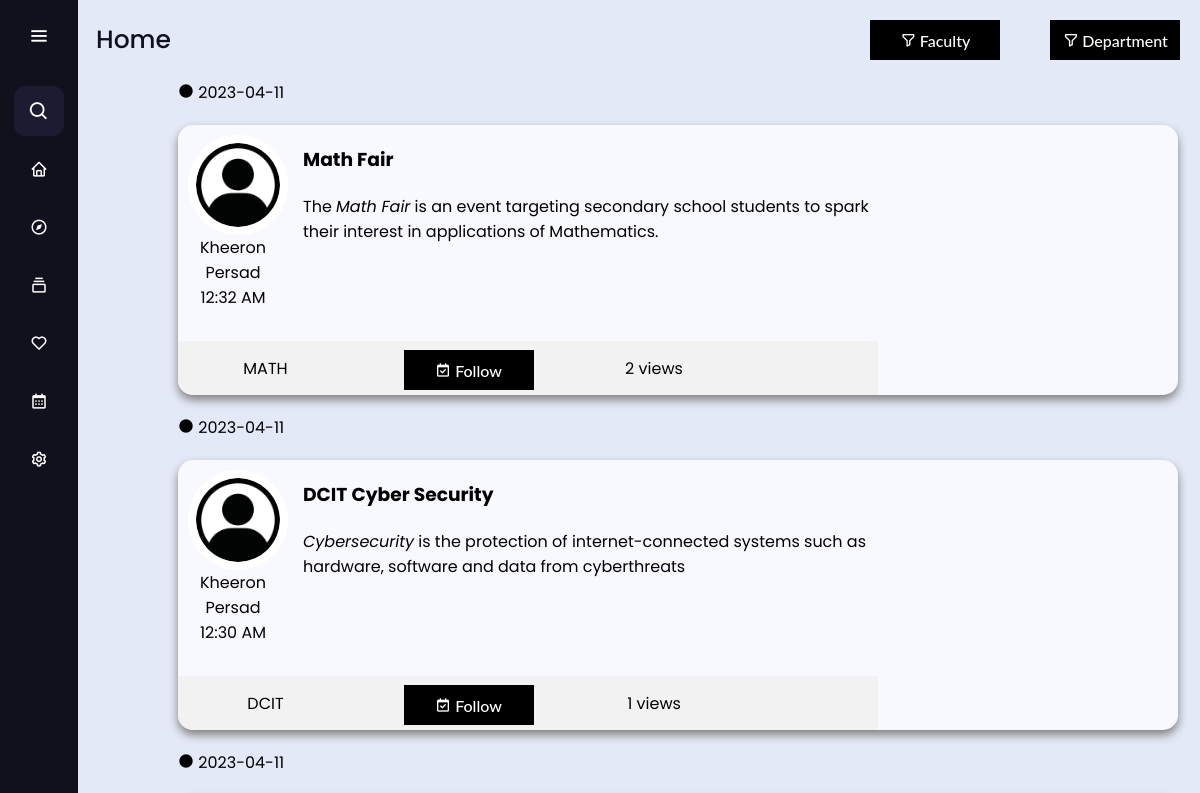
Page / (signed in, upper part) on the earlier database version.
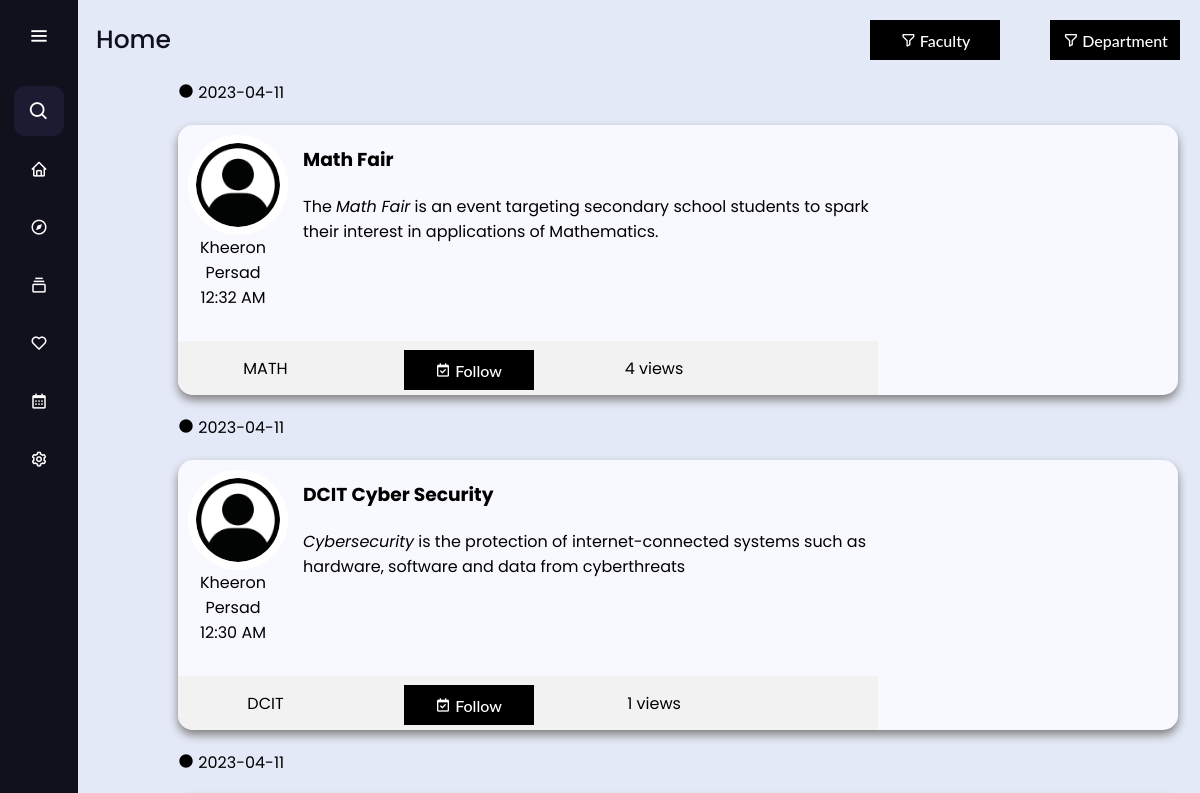
Same page on the later database version.
### App/models.py (models this page shows, shortened)
class Post(db.Model):
  id = db.Column(db.Integer, primary_key=True, autoincrement=True)
  bID = db.Column(db.Integer, db.ForeignKey('board.id'), nullable=False)
  owner = db.Column(db.Integer, db.ForeignKey('user.id'))
  ownerName = db.Column(db.String(64), nullable=False)
  title = db.Column(db.String(64), nullable=False)
  message = db.Column(db.String(2048), nullable=False)
  faculty = db.Column(db.String(8), nullable=False)
  dept = db.Column(db.String(8), nullable=True)
  dateCreated = db.Column(db.DateTime, nullable=False, default=datetime.utcnow)
  image = db.Column(db.Boolean)
  imageLocation = db.Column(db.String(256), nullable=True)
  event = db.Column(db.Boolean)
  startDate = db.Column(db.Date,  default=date.today, index=True)
  endDate = db.Column(db.Date,  default=date.today, index=True)
  schedulePostDate = db.Column(db.DateTime,  default=datetime.utcnow, index=True)
  scheduledDeleteDate = db.Column(db.DateTime,  default=datetime.utcnow, index=True, nullable=True)
  viewCount = db.Column(db.Integer, nullable=True, default = 0)

class Board(db.Model):
  id = db.Column(db.Integer, primary_key=True, autoincrement=True)
  title = db.Column(db.String(64), nullable=False)
  faculty = db.Column(db.String(8), nullable=False)
  dept = db.Column(db.String(8), nullable=True)
  image = db.Column(db.Boolean)
  imageLocation = db.Column(db.String(256), nullable=True)
  subscribers = db.Column(db.Integer, nullable=True, default = 1)
  posts = db.relationship('Post', backref='b')
  def toDict(self):
    return{
      "id": self.id,
      "title": self.title,
      "faculty": self.faculty,
      "dept": self.dept,
      "image": self.image,
      "imageLocation": self.imageLocation,
      "subscribers": self.subscribers
    }

### App/app.py (the view)
@app.route('/')
@app.route('/|<sortF>', methods=['GET', 'POST'])
@app.route('/|<sortF>,<sortD>', methods=['GET', 'POST'])
def home(sortF = None, sortD = None):
  if (current_user.is_authenticated):
    currentSysDateTime = datetime.datetime.now()
    boards = RetrieveAllBoards()
    faculty = RetrieveFacultyList()
    department = RetrieveDepartmentList()
    feed = Post.query.filter(Post.schedulePostDate<=currentSysDateTime, Post.scheduledDeleteDate>=currentSysDateTime)
    feed = feed.order_by(Post.schedulePostDate.desc())
    for post in feed:
     print(post)
    return render_template('index.html',
      posts=feed,
      boards=boards,
      sortF=sortF,
      sortD=sortD,
      faculty=faculty,
      department=department
    )
  else:
    return redirect(url_for('login'))

### App/app.py (called while the page is built)
@login_manager.user_loader
def load_user(user_id):
  return User.query.get(int(user_id))

@app.context_processor
def base():
  searchPost = SearchForm()
  return dict(form=searchPost)

def RetrieveAllBoards():
  list = Board.query.all()
  list = [entry.toDict() for entry in list]
  return list

def RetrieveFacultyList():
  list = Faculty.query.all()
  list = [entry.toDict() for entry in list]
  return list

def RetrieveDepartmentList():
  list = FacultyDept.query.all()
  list = [entry.toDict() for entry in list]
  return list

### App/models.py (called while the page is built)
  def toDict(self):
    return{
      "id": self.id,
      "title": self.title,
      "label": self.label
    }

  def toDict(self):
    return{
      "id": self.id,
      "faculty": self.faculty,
      "fLabel": self.fLabel,
      "department": self.department,
      "dLabel": self.dLabel
    }

### App/templates/index.html (shortened to what this page needs)
<!DOCTYPE html>
<html lang="en" dir="ltr">
<head>
  <link rel="stylesheet" href="./static/css/test.css">
  <link href="static/css/post.css" rel="stylesheet" type="text/css" />
  <link href='https://unpkg.com/boxicons@2.0.7/css/boxicons.min.css' rel='stylesheet'>
</head>
<body>
  <div class="sidebar">
    <div class="logo-details">
      <i class='bx bx-menu' id="btn"></i>
    </div>
    <ul class="nav-list">
      <li>
        <i class='bx bx-search'></i>
        <form method="POST" action="{{ url_for('search') }}" class="d-flex"> {{ form.hidden_tag() }}
        </form>
      </li>
      <li>
        <a href="{{ url_for('home') }}">
          <i class='bx bx-home'></i>
        </a>
      </li>
      <li>
        <a href="{{ url_for('feed', uID = current_user.id, sortF = None, sortD = None) }}">
          <i class='bx bx-compass'></i>
        </a>
      </li>
      <li>
        <a href="{{ url_for('boards') }}">
          <i class='bx bx-collection'></i>
        </a>
      </li>
      <li>
        <a href="{{ url_for('savedBoards') }}">
          <i class='bx bx-heart'></i>
        </a>
      </li>
      <li>
        <a href="{{ url_for('cal') }}">
          <i class='bx bx-calendar'></i>
        </a>
      </li>
      <li>
        <a href="#">
          <i class='bx bx-cog'></i>
        </a>
      </li>
    </ul>
  </div>
  <section class="home-section">
      <div class="button-container">
        <div class="text">Home</div>
        <div class="group-buttons">
          <div class="act-container">
            <button class="custom-btn btn-5"><i class='bx bx-filter-alt'></i>{% if sortF %}
              {{ sortF }}
            {% else %}
              Faculty
            {% endif %}</button>
          </div>
          <div class="act-container">
            <button class="custom-btn btn-5"><i class='bx bx-filter-alt'></i>{% if sortD %}
              {{ sortD }}
            {% else %}
              Department
            {% endif %}</button>
          </div>
        </div>
      </div>
    <main>
        <div class="container-post">
          {% block content %}
            {% for post in posts %}
              {% if sortF is none %}
                <div class="for-date">
                  <p class="the-date"><i class='bx bxs-circle'></i> {{post.schedulePostDate.strftime('%Y-%m-%d') }}</p>
                  <div class="card">
                    <div class="card-left">
                      <div class="card-top">
                        <div class="top-left">
                          <div class="profile-image">
                            <img src="static/images/defaultProfile.jpg" alt="">
                            <p class="name">{{ post.ownerName }}</p>
                            <p class="time">{{ post.schedulePostDate.strftime('%I:%M %p') }}</p>
                          </div>
                        </div>
                        <div class="top-right">
                          <a href="{{ url_for('viewPost',pID = post.id )}}">
                          <div class="card-content">
                            <h3 class="title">{{ post.title }}</h3>
                            <p>{{ post.message | safe }}</p>
                          </div>
                          </a>
                        </div>
                      </div>
                      <div class="card-bot">
                        <div class="card-bot-left">
                          <p class="board-name">
                            {% for board in boards %}
                              {% if board.id == post.bID %}
                                {{ board.title }}
                              {% endif %}
                            {% endfor %}
                          </p>
                        </div>
                        <div class="card-bot-mid">
                          <div class="card-footer">
                            <a href="{{ url_for('follow', pID = post.id )  }}">
                              <button class="custom-btn btn-5"><i class='bx bx-calendar-check'></i> Follow</button>
                            </a>
                          </div>
                        </div>
                        <div class="card-bot-right-mid">
                          <p class="views">{{post.viewCount}} views</p>
                        </div>
                      </div>
                    </div>
                    <div class="card-right">
                    </div>
                  </div>
                </div>
              {% endif %}
            {% endfor %}
          {% endblock %}
        </div>
    </main>
  </section>
</body>
</html>

### App/static/css/test.css (style rules this page uses)
* { margin: 0; padding: 0; box-sizing: border-box; font-family: "Poppins" , sans-serif; }
.sidebar { position: fixed; left: 0; top: 0; height: 100%; width: 78px; background: #11101D; padding: 6px 14px; z-index: 99; transition: all 0.5s ease; }
.sidebar .logo-details { height: 60px; display: flex; align-items: center; position: relative; }
.sidebar .logo-details #btn { position: absolute; top: 50%; right: 0; transform: translateY(-50%); font-size: 22px; transition: all 0.4s ease; font-size: 23px; text-align: center; cursor: pointer; transition: all 0.5s ease; }
.sidebar i { color: #fff; height: 60px; min-width: 50px; font-size: 28px; text-align: center; line-height: 60px; }
.sidebar .nav-list { margin-top: 20px; height: 100%; }
.sidebar li { position: relative; margin: 8px 0; list-style: none; }
.sidebar .bx-search { position: absolute; top: 50%; left: 0; transform: translateY(-50%); font-size: 22px; background: #1d1b31; color: #FFF; }
.sidebar li a { display: flex; height: 100%; width: 100%; border-radius: 12px; align-items: center; text-decoration: none; transition: all 0.4s ease; background: #11101D; }
.sidebar li i { height: 50px; line-height: 50px; font-size: 18px; border-radius: 12px; }
.home-section { position: relative; background: #E4E9F7; height: 100vh; top: 0; left: 78px; width: calc(100% - 78px); transition: all 0.5s ease; overflow-y: auto; }
.home-section .text { display: inline-block; color: #11101d; font-size: 25px; font-weight: 500; margin: 18px }
.button-container { display: flex; }
button { margin: 20px; outline: none; }
.custom-btn { width: 130px; height: 40px; padding: 10px 25px; border: 2px solid #000; font-family: 'Lato', sans-serif; font-weight: 500; font-size: 16px; background: transparent; cursor: pointer; transition: all 0.3s ease; position: relative; display: inline-block; }
.btn-5 { background: #000; color: #fff; line-height: 42px; padding: 0; border: none; }
.btn-5:before, .btn-5:after { content:''; position:absolute; top:0; right:0; height:2px; width:0; background: #000; transition:400ms ease all; }
.btn-5:after { right:inherit; top:inherit; left:0; bottom:0; }
.group-buttons { display: flex; }
.act-container { position: relative; margin-left: 10px; }
.button-container { display: flex; justify-content: space-between; align-items: center; }

### App/static/css/post.css (style rules this page uses)
.card { position: relative; font-family: "Candara", sans-serif; width: 1000px; height: 270px; margin: 20px; margin-left: 100px; overflow: hidden; border-radius: 15px; box-shadow: 0px 5px 10px gray; display: flex; flex-direction: row; transition-duration: 0.4s; transition-property: transform; background-color: ghostwhite; }
.card-content { margin-left: 15px; width: 578px; height: 300px; }
.title { padding-top: 20px; padding-bottom: 20px; }
.profile-image img { z-index: 1; width: 100px; height: 100px; position: relative; display: block; margin-left: 10px; margin-right: auto; margin-top: 10px; border-radius: 100px; border: 8px solid #fff; transition-duration: 0.4s; transition-property: transform; }
.name { text-align: center; }
.time { text-align: center; }
.card-footer { padding: 0px; display: flex; justify-content: center; }
.card-footer button { margin-top: 9px; }
.card-left { flex-grow: 1; padding-left: 0px; }
.card-right { width: 30%; }
.card-top { display: flex; position: absolute; width: 70%; height: 80%; }
.card-bot { position: absolute; display: flex; bottom: 0; width: 70%; background-color: #f2f2f2; height: 20%; }
.card-bot-left { width: 25%; }
.card-bot-mid { width: 33%; }
.card-bot-right-mid { width: 20%; }
.board-name { text-align: center; padding: 15px; }
.views { text-align: center; padding: 15px; }
.the-date { padding-left: 100px; }
a { color: black; text-decoration: none; }

Differences in the rows shown:
changed Post "Math Fair": viewCount "2" → "4"
